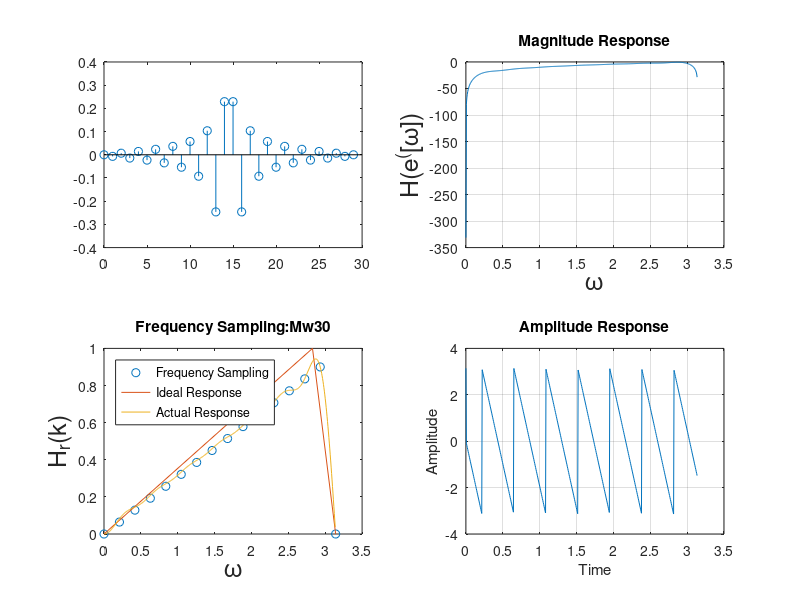

MATLAB code to generate this figure:
clc; close all; clear all;

%specification
N=30;
alpha=(N-1)/2;
l=0:N-1;
wl=(2*pi/N)*l;

%Design Parameters
Hrs=[linspace(0,0.9,15),zeros(1,1),linspace(0.9,0.1,14)];
Hdr=[0,1,0];
wdl=[0,0.9,1]*pi;
k1=0:floor((N-1)/2);
k2=floor((N-1)/2)+1:N-1;
angH= [-alpha*(2*pi)/N*k1, alpha*(2*pi)/N*(N-k2)];
H=Hrs.*exp(1j*angH);
h=real(ifft(H,N));

%PLOT
[MAG,W]=freqz(h,1);
subplot(221)
stem(0:(N-1),h)

subplot(223)
plot(wl(1:(floor(N/2)+1)),Hrs(1:(floor(N/2)+1)),'o', wdl,Hdr);
hold on 
plot(W,abs(MAG))
title(['Frequency Sampling:Mw' ,num2str(N)]);
xlabel('\omega','fontsize',18);
ylabel('H_r(k)','fontsize',18);
legend('Frequency Sampling','Ideal Response','Actual Response','Location','Northwest');

subplot(222)
plot(W,20*log10(abs(MAG)));grid on
title('Magnitude Response')
xlabel('\omega','fontsize',18);
ylabel('H(e^([\omega])','fontsize',18);

subplot(224)
plot(W,angle(MAG));grid on
title('Amplitude Response')
xlabel('Time');
ylabel('Amplitude');
